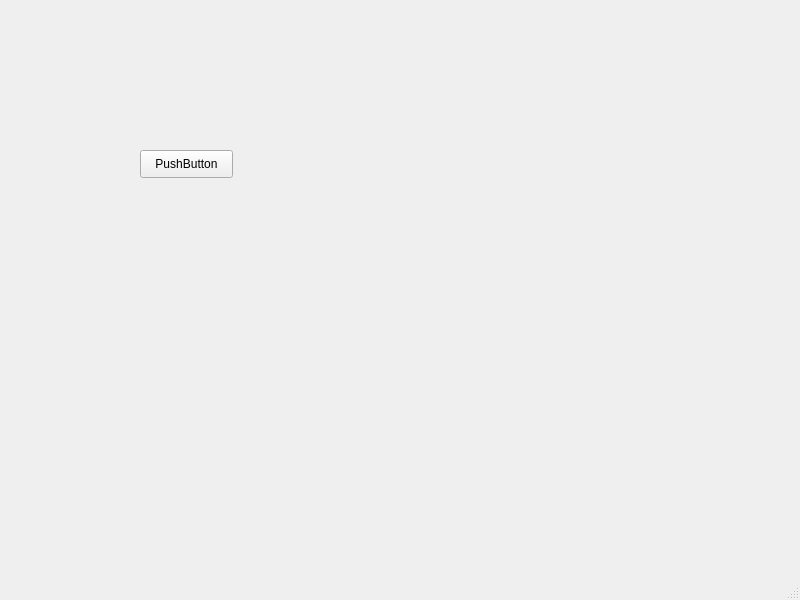
<?xml version="1.0" encoding="UTF-8"?>
<ui version="4.0">
 <class>MainWindow</class>
 <widget class="QMainWindow" name="MainWindow">
  <property name="geometry">
   <rect>
    <x>0</x>
    <y>0</y>
    <width>800</width>
    <height>600</height>
   </rect>
  </property>
  <property name="windowTitle">
   <string>MainWindow</string>
  </property>
  <widget class="QWidget" name="centralwidget">
   <widget class="QPushButton" name="pushButton">
    <property name="geometry">
     <rect>
      <x>140</x>
      <y>150</y>
      <width>93</width>
      <height>28</height>
     </rect>
    </property>
    <property name="text">
     <string>PushButton</string>
    </property>
   </widget>
  </widget>
  <widget class="QMenuBar" name="menubar">
   <property name="geometry">
    <rect>
     <x>0</x>
     <y>0</y>
     <width>800</width>
     <height>26</height>
    </rect>
   </property>
  </widget>
  <widget class="QStatusBar" name="statusbar"/>
 </widget>
 <resources/>
 <connections/>
</ui>
